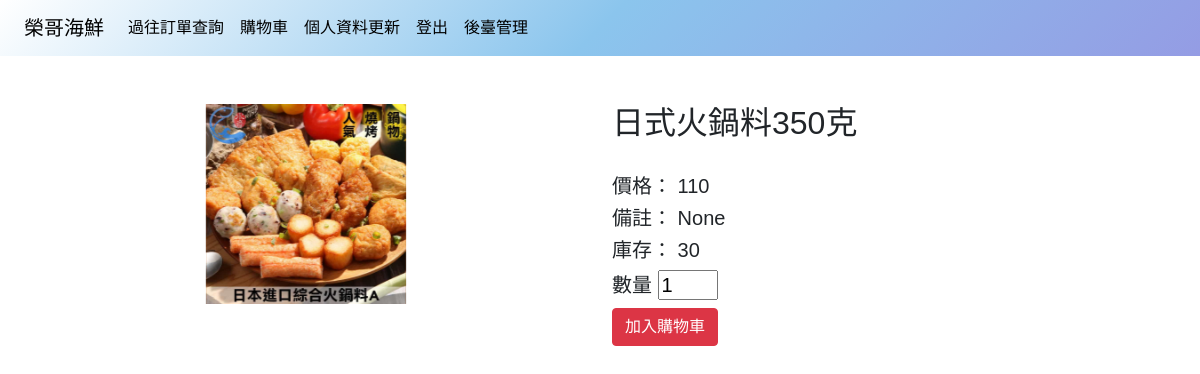
The page /Product/3/1376 (signed in) on the database as committed earlier.
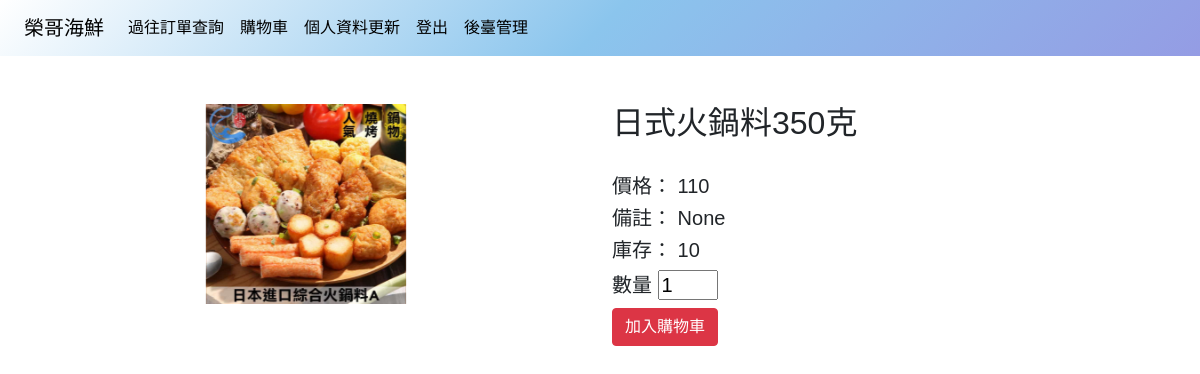
The same page on the database as committed later.
### Product/models.py (models this page shows, shortened)
class Branch_Inventory(models.Model):
    Products=models.ForeignKey(Products,on_delete=models.DO_NOTHING,verbose_name='商品',related_name='inventory_records')
    Number=models.IntegerField(verbose_name="總庫存")
    Branch=models.ForeignKey('member.Branchs',on_delete=models.DO_NOTHING,verbose_name='店家')
    class Meta:
        verbose_name = "分店商品庫存"
        verbose_name_plural = '分店商品庫存'  # 中文名稱

class Products(models.Model):
    Sh_CHOICES = (
        (0, '下架'),
        (1, '上架'),
    )
    Category=models.ForeignKey(Categories, on_delete=models.CASCADE,verbose_name="類別",null=True, blank=True)
    Item_name=models.CharField(max_length=99,verbose_name="貨品名稱",null=True, blank=True)
    Price=models.IntegerField(verbose_name="建議售價")
    Import_price=models.IntegerField(verbose_name="成本價")
    Specification=models.CharField(max_length=99,verbose_name="規格",null=True, blank=True)
    Sh=models.IntegerField(choices=Sh_CHOICES,default=1,verbose_name="上/下架")
    class Meta:
        verbose_name = "商品管理"
        verbose_name_plural = '商品管理'  # 中文名稱

### Product/views.py (the view)
# urls.py: path('<int:branch>/<int:detail>', views.detail, name='detail'),
def detail(request,branch=None,detail=None):
    if request.user.is_authenticated:
        branch=Branch_Inventory.objects.get(pk=detail)
        product_images = ItemImage.objects.filter(Products=branch.Products)
        image_paths = []
        for image in product_images:
            image_paths.append(image.Image_path.url)
        context={
            'branch':branch,
            'detail':detail,
            'title':'商品介紹',
            'image_paths':image_paths
        }
        return render(request,'detail.html',context)

### Product/templates/detail.html (shortened to what this page needs)
{% extends 'index/base.html' %}
{%load static%}
{% block content %}
<div class="container-fluid text-center">
  <div class="row ">
    <div class="col-12 col-md-6 my-5">
      <div id="carouselExampleControls" class="carousel slide" data-bs-ride="carousel">
        <div class="carousel-inner">
          {% for image_path in image_paths%}
          <div class="carousel-item active">
            <img style="width:200px;height: 200px;"  src="{{image_path}}" class="" alt="...">
          </div>
          {%endfor%}
        </div>
        <button class="carousel-control-prev" type="button" data-bs-target="#carouselExampleControls" data-bs-slide="prev">
          <span class="carousel-control-prev-icon" aria-hidden="true"></span>
        </button>
        <button class="carousel-control-next" type="button" data-bs-target="#carouselExampleControls" data-bs-slide="next">
          <span class="carousel-control-next-icon" aria-hidden="true"></span>
        </button>
      </div>
    </div>
    <div class="col-12 col-md-6 my-5 text-start">
      <h2>{{branch.Products.Item_name}}</h2><br>
      <h5>價格： {{branch.Products.Price}}</h5>
      <h5>備註： {{branch.Products.Specification}}</h5>
      <h5>庫存： {{branch.Number}}</h5>
      <form action="{% url 'Product:add_to_cart_view' branch=branch.Branch.pk product_id=branch.Products.id %}" method="post">
        <h5>數量 <input style="width: 60px;" type="number" id="quantity" name="quantity" value="1" min="1"></h5>
        <button type="submit" class="btn btn-danger">加入購物車</button>
      </form>
    </div>
  </div>
</div>
{% endblock %}

Rows that differ between the two databases and show on the page:
changed Branch_Inventory "日式火鍋料350克": Number "30" → "10"
